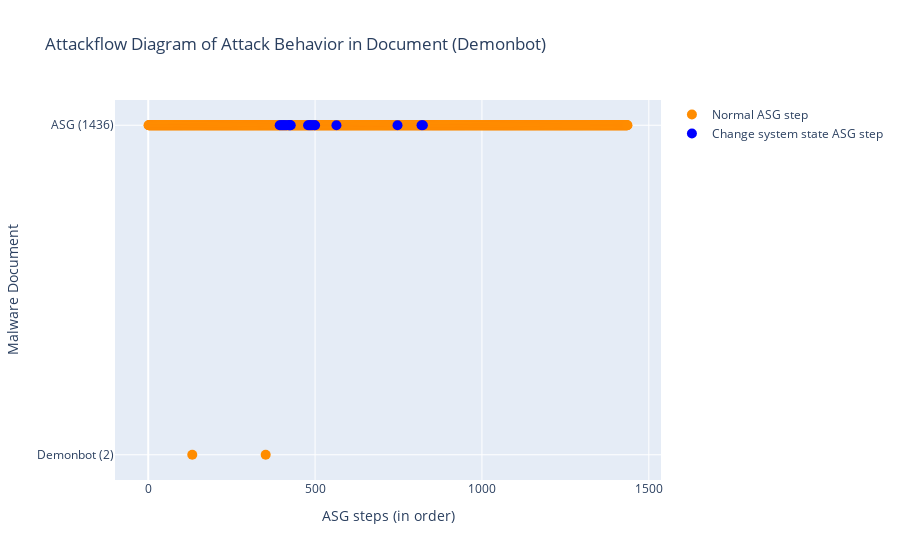

The cell this chart's notebook holds for it:
### Markdown cell above
### Run Script: draw Lifecycle diagram
- 兩個 traces (legend) 一般的 OP 和 ChangeSys OP。分兩個顏色，不重疊。
- x: [a,a,a,a,b,b,b,c,c,c] 不同 report 的 step 可以放同一個 list，因為屬於同個 trace。

### Code cell
# import plotly.express as px
import plotly
import plotly.graph_objects as go

def symmetric_difference(list1: list, list2: list) -> list:
    ''' return list1 - list2. '''
    s = set(list2)
    temp3 = [x for x in list1 if x not in s]
    return temp3

def draw_lifecycle(fset:FamilySet):
    familname = fset.familyname
    # reportnames = [rem.reportname for rem in fset.rem_lst if len(rem.match_regex)]

    fig = go.Figure()
    x, y = [], []
    x_sys, y_sys = [], []
    empty_columns = []

    for i, rem in enumerate(fset.rem_lst):
        numOfDot = len(rem.ASGstep_order_index)
        reportname = rem.reportname
        try:
            reportname = rem.reportname.split('.')[0]
            reportname = reportname.split('-')[1]
        except:
            print('source domian of report not found.')
            pass
        if reportname == 'Ms':
            reportname = 'Microsoft'
        reportname += f' ({numOfDot})'
        if len(rem.ASGstep_order_index) == 0:
            empty_columns.append(reportname)
            continue
        x_sys.extend(rem.SysASGstep_order_index) # 改變系統設定檔的 OP (這個變數有問題!!!)
        y_sys.extend([reportname] * len(rem.SysASGstep_order_index))
        current_x_normal = symmetric_difference(rem.ASGstep_order_index, rem.SysASGstep_order_index) # 一般的/其餘的 OP
        # print(reportname, 'numOfDot', numOfDot, 'rem.ASGstep_order_index', rem.ASGstep_order_index)
        # print('x_normal', current_x_normal, 'x_sys', rem.SysASGstep_order_index)
        x.extend(current_x_normal)
        y.extend([reportname] * len(current_x_normal))
        pass
    # todo: add baseline's lifecycle
    num_allstep = len(set(fset.sample.step_list))
    rowname = f'ASG ({num_allstep})'
    current_x_system = fset.sample.ASGstep_sysOnly_ordered_index # fset.sample.OPset_sysOnly_ordered_index
    current_x_normal = symmetric_difference(list(range(num_allstep)), current_x_system) # all steps - sysobj steps
    # print(sorted(current_x_system)) # 只能放UPDATE的，OPEN/READ不能喔
    x_sys.extend(current_x_system)
    y_sys.extend([rowname] * len(current_x_system)) 
    x.extend(current_x_normal)
    y.extend([rowname] * len(current_x_normal))
    # print(rowname, len(fset.sample.OPset), len(current_x_system), len(current_x_normal))

    # for empty_columns when report has no OPs
    for empty_col in empty_columns:
        fig.add_trace(go.Scatter(x=[0,], y=[empty_col,], marker=dict(opacity=0)))
    
    # normal OPs
    x = [idx+1 for idx in x] # add 1 to each asg index
    fig.add_trace(go.Scatter(
        x=x,
        y=y,
        marker=dict(color="darkorange", size=10),
        mode="markers",
        name="Normal ASG step", # Normal Operation Pair
    ))

    # changeSysObj OPs
    x_sys = x = [idx+1 for idx in x_sys]
    fig.add_trace(go.Scatter(
        x=x_sys,
        y=y_sys,
        marker=dict(color="blue", size=10),
        mode="markers",
        name="Change system state ASG step", # Change SR Operation Pair
    ))

    fig.update_layout(title=f"Attackflow Diagram of Attack Behavior in Document ({familname})",
                    xaxis_title="ASG steps (in order)",
                    yaxis_title="Malware Document")
    fig.show()

    if not os.path.exists("imgs"):
        os.mkdir("imgs")
    # fig.write_image(f"./imgs/{familname}_lifecycle.png") # bug -> no responce
    # plotly.offline.plot(fig, filename=f"./imgs/{familname}_lifecycle.html", auto_open=False)
    pass

draw_lifecycle(fset)

### Figure 1 — Plotly figure (JSON) as saved in the notebook; plotly's stock layout.template omitted (floating-point values rounded to 4 significant figures; data arrays with more than 128 entries replaced by an {"elided": "..."} marker saying what was removed)
{"data": [{"marker": {"color": "darkorange", "size": 10}, "mode": "markers", "name": "Normal ASG step", "type": "scatter", "x": {"elided": "1418 int values"}, "y": {"elided": "1418 str values"}}, {"marker": {"color": "blue", "size": 10}, "mode": "markers", "name": "Change system state ASG step", "type": "scatter", "x": [394, 398, 402, 406, 410, 414, 421, 423, 425, 427, 479, 483, 487, 491, 498, 500, 564, 747, 819, 823], "y": ["ASG (1436)", "ASG (1436)", "ASG (1436)", "ASG (1436)", "ASG (1436)", "ASG (1436)", "ASG (1436)", "ASG (1436)", "ASG (1436)", "ASG (1436)", "ASG (1436)", "ASG (1436)", "ASG (1436)", "ASG (1436)", "ASG (1436)", "ASG (1436)", "ASG (1436)", "ASG (1436)", "ASG (1436)", "ASG (1436)"]}], "layout": {"title": {"text": "Attackflow Diagram of Attack Behavior in Document (Demonbot)"}, "xaxis": {"title": {"text": "ASG steps (in order)"}}, "yaxis": {"title": {"text": "Malware Document"}}}}
